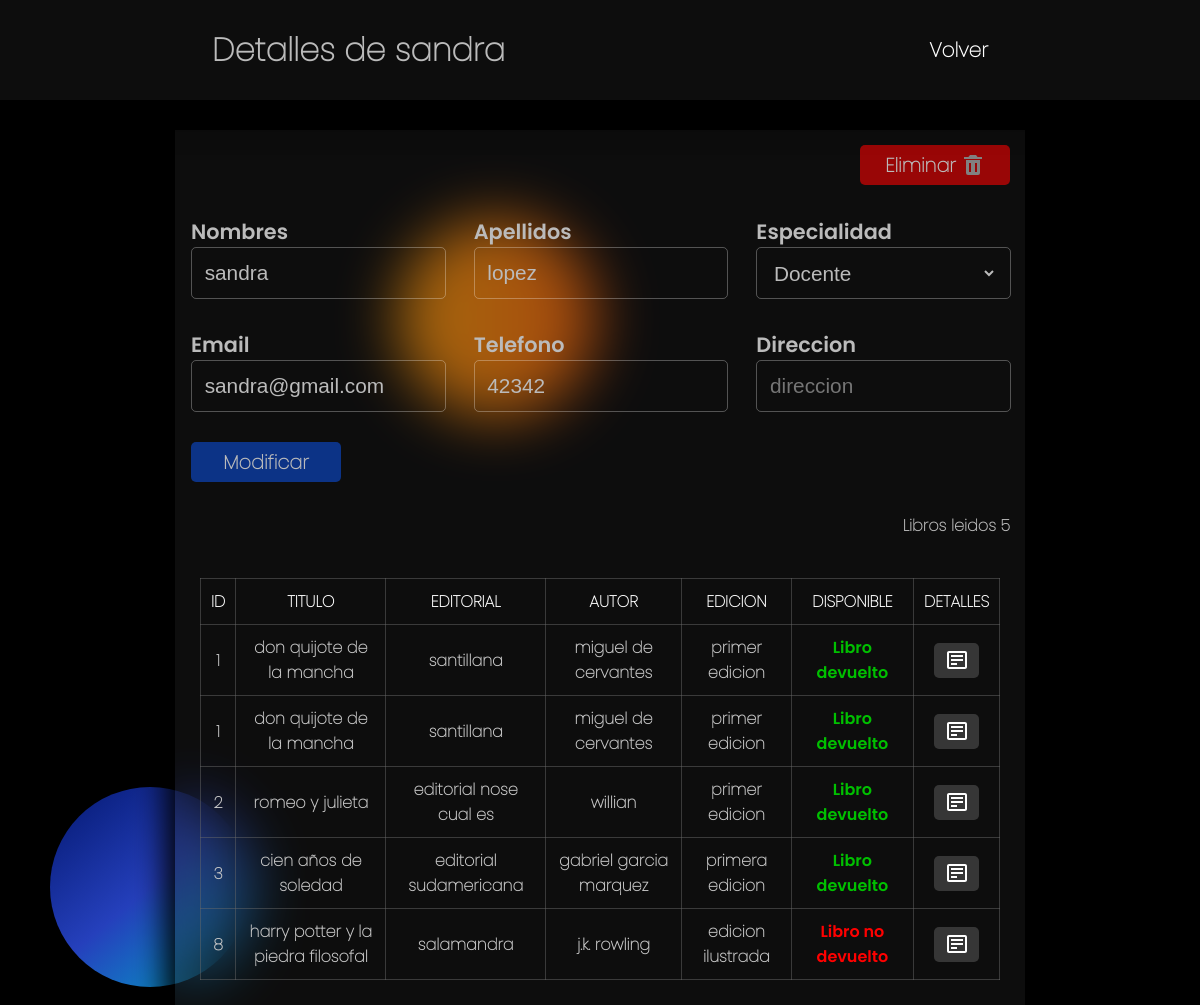
Page /readers/1/ (signed in) on the committed database.
### app/models.py (models this page shows, shortened)
class Readers(models.Model):
    nombres = models.CharField(max_length=60)
    apellidos = models.CharField(max_length=60)
    año = models.CharField(max_length=10, blank=True, null=True)
    seccion = models.CharField(max_length=20, blank=True, null=True)
    especialidad = models.CharField(max_length=40, blank=True, null=True)
    email = models.CharField(max_length=100)
    numeroTelefono = models.IntegerField()
    direccion = models.CharField(max_length=150, blank=True, null=True)
    esDocente = models.BooleanField(default=False)
    YEAR_CHOICES = (
        ('1','1'),
        ('2','2'),
        ('3','3'),
    )
    SECCION_CHOICES = (
        ('A', 'A'),
        ('B', 'B'),
        ('C','C'),
        ('D','D'),
        ('E','E')
    )
    ESPECIALIDADES_CHOICES = (
        ('Administrativo contable', 'Administrativo contable'),
        ('General', 'General'),
        ('Desarrollo de software', 'Desarrollo de software'),
        ('Serviempresa', 'Serviempresa'),
        ('Docente', 'Docente')
    )

class Loans(models.Model):
    idLibro = models.ForeignKey(Books, on_delete=models.CASCADE)
    idLector = models.ForeignKey(Readers, on_delete=models.CASCADE)
    fechaPrestamo = models.DateField(auto_now_add=True)
    fechaEntrega = models.DateField(null=True)
    estado = models.BooleanField(default=True)

class Books(models.Model):
    titulo = models.CharField(max_length=40)
    editorial = models.CharField(max_length=100)
    autor = models.CharField(max_length=30)
    fechaEntrada = models.DateField(null=True, blank=True)
    tipoAdquisicion = models.CharField(max_length=40)
    edicion = models.CharField(max_length=40)
    disponible = models.BooleanField(default=True)

### app/views.py (the view, shortened to what this page needs)
# urls.py: path('readers/<int:idReader>/', views.readerDetails, name='readerDetails'),
@never_cache
@login_required
def readerDetails(request, idReader):
    if request.method == 'GET':
        reader = shortcuts.get_object_or_404(Readers, pk=idReader)
        books = Loans.objects.filter(Q(idLector__id__exact=reader.id)).distinct()
        form = formAddTeacher(instance=reader) if reader.esDocente else formAddReader(instance=reader)
        return shortcuts.render(request, 'readers/readerDetails.html', {'form': form, 'books': books, 'reader': reader, 'title': 'Detalles'})

### app/templates/readers/readerDetails.html (shortened to what this page needs)
{% extends 'base/base.html' %}
{% block content %}
    {% load static %}
    <header>
        <h1 class="title-page__addReader">Detalles de {{reader.nombres}} </h1>
    <div class="nav">
        <ul class="nav-box">
            <li >
                <a href="{% url 'readers' %}" class="nav-box__items item-menu-activate">Volver</a>
            </li>
        </ul>
    </div>
    </header>
    <main>
        <div class="div-container-addForm background_filter">
            <form action="{% url 'deleteReader' reader.id %}" method="POST" class="align-end">
                <button class="container-form__button color-delete center-items">
                    Eliminar
                    <svg xmlns="http://www.w3.org/2000/svg" width="24" height="24" viewBox="0 0 24 24"><path d="M6 7H5v13a2 2 0 0 0 2 2h10a2 2 0 0 0 2-2V7H6zm4 12H8v-9h2v9zm6 0h-2v-9h2v9zm.618-15L15 2H9L7.382 4H3v2h18V4z"></path></svg>
                </button>
            </form>
            <form method="POST" action="" class="container-addForm">
                <div class="content">
                    <div class="container-addForm--inputs">
                        <label for="" class="container-addForm--inputs__label">Nombres</label>
                        <div class="border">
                            {{form.nombres}}
                        </div>
                    </div>
                    <div class="container-addForm--inputs">
                        <label for="" class="container-addForm--inputs__label">Apellidos</label>
                        <div class="border">
                            {{form.apellidos}}
                        </div>
                    </div>
                    <div class="container-addForm--inputs">
                        <label for="" class="container-addForm--inputs__label">Especialidad</label>
                        <div class="border">
                            {{form.especialidad}}
                        </div>
                    </div>
                    <div class="container-addForm--inputs">
                        <label for="" class="container-addForm--inputs__label">Email</label>
                        <div class="border">
                            {{form.email}}
                        </div>
                    </div>
                    <div class="container-addForm--inputs">
                        <label for="" class="container-addForm--inputs__label">Telefono</label>
                        <div class="border">
                            {{form.numeroTelefono}}
                        </div>
                    </div>
                    <div class="container-addForm--inputs">
                        <label for="" class="container-addForm--inputs__label">Direccion</label>
                        <div class="border">
                            {{form.direccion}}
                        </div>
                    </div>
                </div>
                <div class="container-addForm--inputs">
                    <button class="container-form__button color-update center-items">Modificar</button>
                </div>
            </form>
            <div class="align-end">
                <p class="textOpenModal">Libros leidos {{books.count}} </p>
            </div>
            <section class="">
                <table>
                    <thead>
                        <tr>
                            <th>ID</th>
                            <th>titulo</th>
                            <th>editorial</th>
                            <th>autor</th>
                            <th>edicion</th>
                            <th>disponible</th>
                            <th>detalles</th>
                        </tr>
                    </thead>
                    <tbody>
                        {% for book in books %}
                        <tr class="row">
                            <td class="content-list">{{book.idLibro.id}}</td>
                            <td class="content-list">{{book.idLibro.titulo}}</td>
                            <td class="content-list">{{book.idLibro.editorial}}</td>
                            <td class="content-list">{{book.idLibro.autor}}</td>
                            <td class="content-list">{{book.idLibro.edicion}}</td>
                            {% if book.estado %}
                            <td class="content-list">
                                <span class="error">Libro no devuelto</span>
                            </td>
                            <td class="content-list">
                                <div class="center-items">
                                    <a href="{% url 'loanDetails' book.id %}" class="ctaImg">
                                        <img src="{% static 'img/details.svg' %}" alt="" srcset="">
                                    </a>
                                </div>
                            </td>
                            {% else %}
                            <td class="content-list">
                                <span class="libro-disponible">Libro devuelto</span>
                            </td>
                            <td class="content-list">
                                <div class="center-items">
                                    <a href="{% url 'loanDetails' book.id %}" class="ctaImg">
                                        <img src="{% static 'img/details.svg' %}" alt="" srcset="">
                                    </a>
                                </div>
                            </td>
                            {% endif %}
                        </tr>
                        {% endfor %}
                        </tbody>
                </table>
            </section>
        </div>
    </main>
{% endblock %}

### app/static/css/base.css (style rules this page uses)
* { margin: 0; padding: 0; color: var(--color-text) }
body { height: 100vh; background-color: #000000; font-family: thin; font-weight: 600; }
:root { --button-color-hover: rgb(49, 49, 49); --button-color: rgb(54, 54, 54); --color-text: rgb(187, 187, 187); --color-inputs-items:rgb(129, 129, 129); --color-background: rgba(35, 35, 35, 0.395); --color-table:rgba(105, 105, 105, 0.486); }
.cursor-pointer { cursor: pointer; }
.error { color: red; position: inline-block; justify-self: center; font-family: semiBold; }
.libro-disponible { color: rgb(0, 192, 0); position: inline-block; justify-self: center; font-family: semiBold; }
svg { fill: var(--color-inputs-items); }
.container-form__button { height: 40px; width: 150px; margin: 0; font-size: 1.2em; color: var(--color-text); font-family: thin; font-weight: 600; border: none; border-radius: 5px; cursor: pointer; background: var(--button-color); transition: all 100ms; }
.background_filter { background: var(--color-background); backdrop-filter: blur(30px); box-shadow: 0 0 30px 10px black; }
header { position: sticky; top: 0; height: 100px; width: 100%; display: flex; align-items: center; justify-content: space-around; background: var(--color-background); backdrop-filter: blur(30px); margin-bottom: 30px; box-shadow: 0 0 30px 10px black; z-index: 4; }
main { position: relative; z-index: 1; margin:auto; width: 75%; min-width: 1050px; }
.nav-box { display: flex; flex-direction: row; align-items: center; gap: 20px; justify-content: space-between; list-style: none; }
table { padding: 20px 30px; table-layout: fixed; border-collapse: collapse; border: 1.5px solid var(--color-table); margin: 25px 25px; }
th { color: white; text-transform: uppercase; text-align: center; padding: 10px; border: solid 1px rgba(105, 105, 105, 0.486); }
.content-list { color: rgb(199, 199, 199); text-align: center; padding: 10px; border: solid 1px var(--color-table); }
.row { transition: opacity .2s ease; }
.ctaImg { margin: 0; display: grid; place-items: center; width: 25px; padding: 5.5px 10px; border-radius: 5px; background: var(--button-color); backdrop-filter: blur(3px); transition: .2s; }
.div-container-addForm { display: grid; margin: auto; min-width: 850px; width: 60%; }
.container-addForm { padding: 1em; display: grid; grid-gap: 30px; }
.content { display: grid; gap: 30px; grid-template-columns: repeat(3, 1fr); }
.border { border: rgba(255, 255, 255, 0.292) solid 1px; border-radius: 5px; display: grid; height: 50px; width: 100%; transition: all .3s; }
.container-addForm--inputs__label { font-size: 1.3em; font-family: semiBold; }
.container-addForm--inputs__input { font-size: 1.3em; border: none; background: transparent; margin: auto; height: 100%; width: 90%; outline: none; }
.container-addForm--inputs__input::placeholder { font-size: 1em; }
.align-end { padding: 15px 15px; display: flex; align-items: center; justify-content: end; }
.color-delete { background: rgb(153, 6, 6); }
.color-update { background: #0c3386; }
.center-items { display: flex; align-items: center; justify-content: center; gap: 5px; }
.item-menu-activate { color: white; }

### rows in the picture
Readers: nombres "sandra", apellidos "lopez", especialidad "Docente", email "sandra@gmail.com", numeroTelefono "42342"
Loans: idLibro.id "1", idLibro.titulo "don quijote de la mancha", idLibro.editorial "santillana", idLibro.autor "miguel de cervantes", idLibro.edicion "primer edicion"
Loans: idLibro.id "1", idLibro.titulo "don quijote de la mancha", idLibro.editorial "santillana", idLibro.autor "miguel de cervantes", idLibro.edicion "primer edicion"
Loans: idLibro.id "2", idLibro.titulo "romeo y julieta", idLibro.editorial "editorial nose cual es", idLibro.autor "willian", idLibro.edicion "primer edicion"
Loans: idLibro.id "3", idLibro.titulo "cien años de soledad", idLibro.editorial "editorial sudamericana", idLibro.autor "gabriel garcia marquez", idLibro.edicion "primera edicion"
Loans: idLibro.id "8", idLibro.titulo "harry potter y la piedra filosofal", idLibro.editorial "salamandra", idLibro.autor "j.k. rowling", idLibro.edicion "edicion ilustrada"

### other values in the picture
{{ books.count }} "5"
